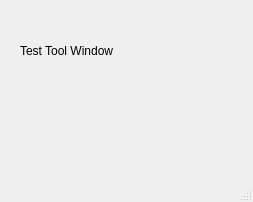
<?xml version="1.0" encoding="UTF-8"?>
<ui version="4.0">
 <class>MainWindow</class>
 <widget class="QMainWindow" name="MainWindow">
  <property name="geometry">
   <rect>
    <x>0</x>
    <y>0</y>
    <width>253</width>
    <height>202</height>
   </rect>
  </property>
  <property name="windowTitle">
   <string>MainWindow</string>
  </property>
  <widget class="QWidget" name="centralwidget">
   <widget class="QLabel" name="label">
    <property name="geometry">
     <rect>
      <x>20</x>
      <y>10</y>
      <width>211</width>
      <height>81</height>
     </rect>
    </property>
    <property name="text">
     <string>Test Tool Window</string>
    </property>
   </widget>
  </widget>
  <widget class="QMenuBar" name="menubar">
   <property name="geometry">
    <rect>
     <x>0</x>
     <y>0</y>
     <width>253</width>
     <height>21</height>
    </rect>
   </property>
  </widget>
  <widget class="QStatusBar" name="statusbar"/>
 </widget>
 <resources/>
 <connections/>
</ui>
